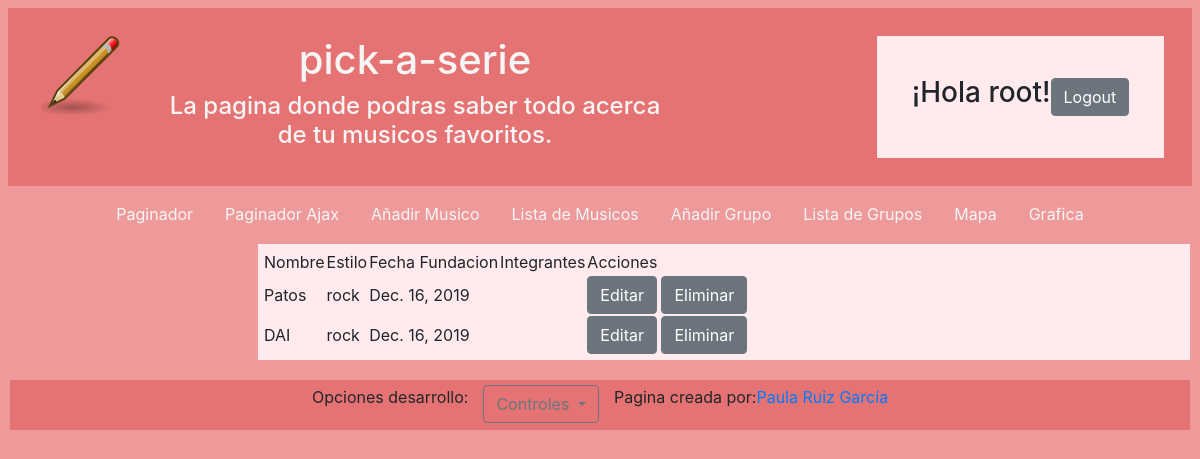
Screenshot of /p5/listargrupo (signed in) with the database file from the repository.
### práctica_05/models.py (models this page shows, shortened)
class Grupo(models.Model):
    indie = "indie"
    pop = "pop"
    rock = "rock"
    estilos = (
            (indie, "indie"),
            (pop, "pop"),
            (rock, "rock"),
        )
    nombre = models.CharField(max_length=20, blank=False)
    fec_fundacion = models.DateField(blank=False)
    estilo = models.CharField(
        default=pop,
        choices=estilos,
        max_length= 30,
        blank=False,
    )
    miembros = models.ManyToManyField(Musico)

### práctica_05/views.py (the view)
def ListGrupo(request):
	if request.user.is_authenticated:
		grupo = Grupo.objects.all()
		contexto = {'grupos':grupo, 'username':request.user.username}
		return render(request, 'listar_grupos.html', contexto)
	return render(request, 'base.html')

### templates/listar_grupos.html
{% extends "base.html" %}
{% block main %}
<table>
    <thead>
        <tr>
            <td>Nombre</td>
            <td>Estilo</td>
            <td>Fecha Fundacion</td>
            <td>Integrantes</td>
            <td>Acciones</td>
        </tr>
    </thead>
    <tbody>
        {% if grupos %}
        {% for grupo in grupos %}
        <tr>
            <td>{{ grupo.nombre }}</td>
            <td>{{ grupo.estilo }}</td>
            <td>{{ grupo.fec_fundacion }}</td>
            <td>{{ grupo.mienbros }}</td>
            <td class="justify-content-center">
                <a href="{% url 'editar_grupo' grupo.id%}" class="btn btn-secondary">Editar</a>
                <a href="{% url 'borrar_grupo' grupo.id%}" class="btn btn-secondary">Eliminar</a></td>
        </tr>
        {% endfor %}
        {% else %}
        <h1>No hay registros</h1>
        {% endif %}
    </tbody>
</table>
{% endblock %}

### templates/base.html (shortened to what this page needs)
<!DOCTYPE html>
<html lang="en">
<head>
    {% load static %}
    <link href="/static/css/estilo.css" rel="stylesheet"/>
    <link rel="stylesheet" href="https://stackpath.bootstrapcdn.com/bootstrap/4.3.1/css/bootstrap.min.css">
</head>
<body class="bg-primario-body">
    <header class="row justify-content-between m-2 bg-primario-header">
        <div class="col-sm-7">
            <div id="title" class="d-flex m-2">
                    <img id='logo' class="align-self-stretch" src="/static/imagenes/logo.png"/>
                    <div class='titulos'>
                        <h1>pick-a-serie</h1>
                        <h4>La pagina donde podras saber todo acerca de tu musicos favoritos.</h4>
                    </div>
            </div>
        </div>
        <div id="login" class="col-sm-3 m-3 d-flex align-items-center justify-content-center">
            {% if username %}
                <h3>¡Hola {{username}}!</h3>
                <form action="{% url 'account_logout' %}" method="post">
                    <input type="submit" class="btn btn-secondary" value="Logout" name="Logout"/>
                </form>
            {% else %}
                <div class="mr-md-3 ">
                    <a href="{% url 'account_login' %}" class="btn btn-secondary">Sign In</a></li>
                    <a href="{% url 'account_signup' %}" class="btn btn-secondary">Sign Up</a></li>
                </div>
            {% endif %}
        </div>
    </header>
    <nav class="nav justify-content-center bg-primario-nav ">
        <a class="nav-link" href="{% url 'query' 1%}"> Paginador </a>
        <a class="nav-link" href="{% url 'ajax' %}"> Paginador Ajax </a>
        {% if username %}
            <a class="nav-link" href="{% url 'crear_musico' %}"> Añadir Musico </a>
            <a class="nav-link" href="{% url 'listar_musico' %}"> Lista de Musicos </a>
            <a class="nav-link" href="{% url 'crear_grupo' %}"> Añadir Grupo </a>
            <a class="nav-link" href="{% url 'listar_grupo' %}"> Lista de Grupos </a>
            <a class="nav-link" href="{% url 'mapas' %}"> Mapa </a>
            <a class="nav-link" href="{% url 'graficas' %}"> Grafica </a>
        {% endif %}
    </nav>
    <div id="principal" class="d-flex justify-content-between">
        <aside class="bg-primario-aside">
        </aside>
        <main class="bg-primario-main">
            {% block main %}{% endblock %}
        </main>
    </div>
    <footer class="d-flex justify-content-center m-2 bg-primario-footer">
<label for="">Opciones desarrollo:</label>
      <div id="main">
        <div class="dropdown container">
                        <button class="btn btn-outline-secondary dropdown-toggle" type="button" id="dropdownMenuButton" data-toggle="dropdown" aria-haspopup="true" aria-expanded="false">
                            Controles
                        </button>
                    </div>
      </div>
        <p>Pagina creada por: </p>
        <a href="https://github.com/aluruiz">Paula Ruiz García</a>
    </footer>
</body>
</html>

### static/css/estilo.css (style rules this page uses)
.bg-primario-body { background-color: #EF9A9A; }
.bg-primario-header { padding: 10px; background-color:#E57373; text-align: center; }
.bg-primario-header #title { display: flex; color: whitesmoke; }
.bg-primario-header #title #logo { height: 100px; width: auto; }
.bg-primario-header #title .titulos { padding: 10px; margin-left: 15px; }
header #login { border: 2px solid; border-color: #E57373; padding: 10px; background-color:#FFEBEE; }
.bg-primario-nav { background-color:#EF9A9A; }
nav a { color: whitesmoke; }
.bg-primario-aside { background-color: #EF9A9A; padding: 5px; flex: 13%; }
.bg-primario-main { padding: 5px; margin: 10px; flex: 70%; background-color: #FFEBEE; }
.bg-primario-footer { padding: 5px; margin: 10px; background-color: #E57373; border: 2px solid; border-color: #EF9A9A; display: flex; justify-content: center; }

### rows the page displays
Grupo: nombre "Patos", estilo "rock", fec_fundacion "Dec. 16, 2019"
Grupo: nombre "DAI", estilo "rock", fec_fundacion "Dec. 16, 2019"

### other values shown
{{ username }} "root"
